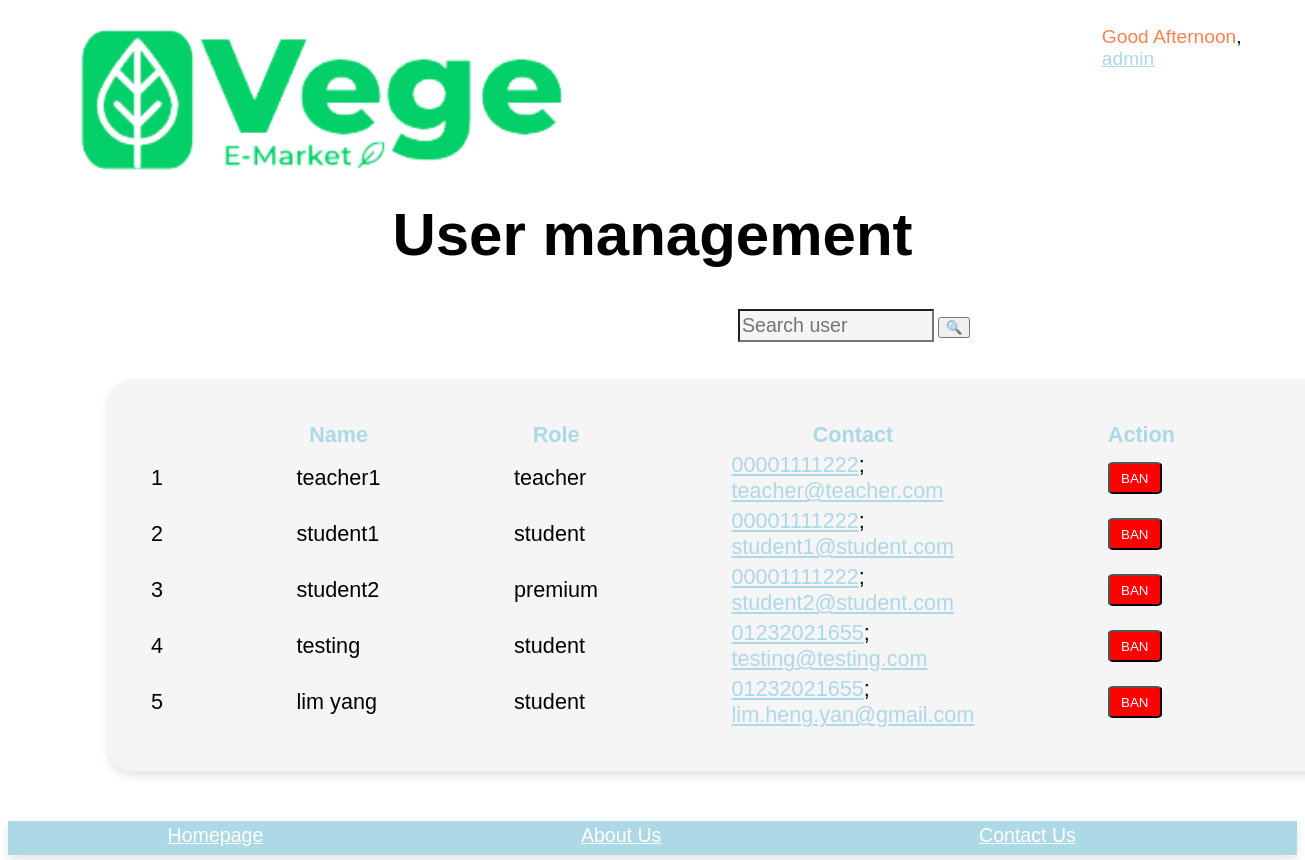
Page /admin/user_management.php (signed in) on the earlier database version.
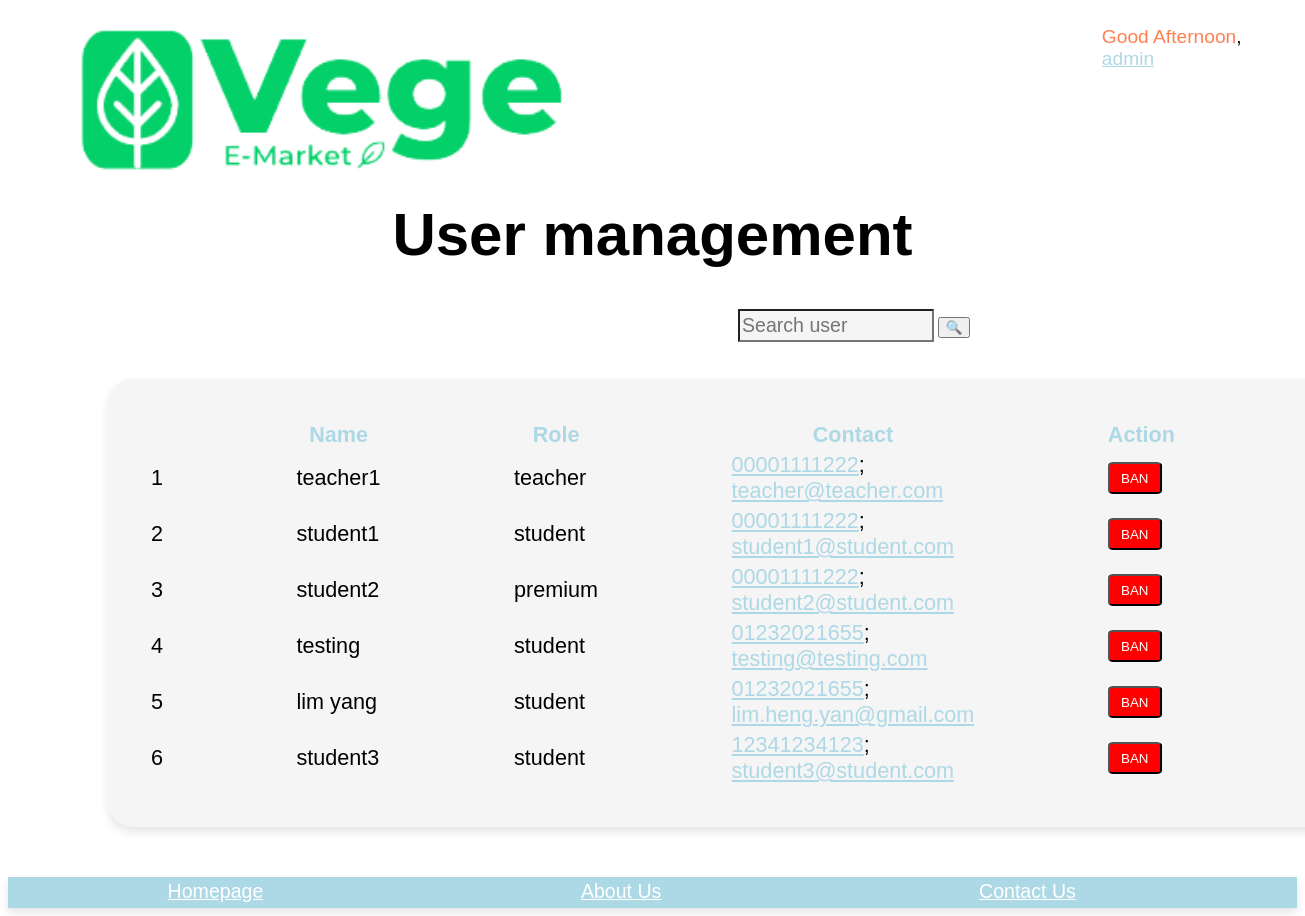
Same page on the later database version.
### tables this page shows
CREATE TABLE IF NOT EXISTS `user` (
  `userID` varchar(100) NOT NULL,
  `username` varchar(100) NOT NULL,
  `gender` varchar(10) NOT NULL,
  `email` varchar(100) NOT NULL,
  `phone` varchar(100) NOT NULL,
  `birthday` date NOT NULL,
  `password` varchar(100) NOT NULL,
  `AccStatus` varchar(100) NOT NULL,
  `role` varchar(10) NOT NULL,
  `Profile_Pic` varchar(255) NOT NULL,
  PRIMARY KEY (`userID`)
);

### admin/user_management.php (the view, shortened to what this page needs)
<?php
    include '../includes/header.php';
    $user_list = mysqli_query($conn, "SELECT * FROM user WHERE role != 'admin'; ");
    if ($user_list){
        $user_list_length = mysqli_num_rows($user_list);
    }
?>
<!DOCTYPE html>
<html lang="en">
<head>
</head>
<body>
    <h1>User management</h1>
    <div class="content" id="user-content">
            <div class="search-container">
                <input type="text" class="user-content-search-input" id="user-content-search-input" placeholder="Search user" onkeyup="searchFunction('user')" autofocus>
                <button class="search-button" >🔍</button>
            </div><br>
            <table class="console-content-table" id="console-content-user-table">
                <thead>
                    <tr class="console-table-headers">
                        <th></th>
                        <th>Name</th>
                        <th>Role</th>
                        <th>Contact</th>
                        <th>Action</th>
                    </tr>
                </thead>
                <tbody class="user-table" id="user-table">
                    <?php
                        $count=1;
                        if ($user_list_length){
                            while ($user_info=mysqli_fetch_array($user_list)){
                                echo '<tr class="searchable-row">';
                                echo '<td>'.$count.'</td>';
                                echo '<td class="search-key">'.$user_info['username'].'</td>';
                                echo '<td class="search-key">'.$user_info['role'].'</td>';
                                echo "<td class='search-key'><a href='tel:$user_info[phone]'>".$user_info['phone']."</a>;<br>
                                        <a href='mailto:$user_info[email]'>".$user_info['email'].'</a></td>';
                                $id = $user_info['userID'] ;
                                if ($user_info['AccStatus'] != 'banned'){ ?>
                                    <td><button class='ban-button' onclick="chgStatus('user', '<?php echo $id; ?>', 'ban')">BAN</button></td></tr>
                                <?php }else{ ?>
                                    <td><button class='unban-button' onclick="chgStatus('user', '<?php echo $id; ?>', 'unban')">UNBAN</button></td></tr>
                                <?php }
                                $count++;
                            }
                        }
                    ?>
                </tbody>
            </table>
        </div>
</body>
</html>
<?php include '../includes/footer.php'; ?>
</body>
</html>

Differences in the rows shown:
added user: username "student3", role "student", phone "12341234123", email "student3@student.com"
